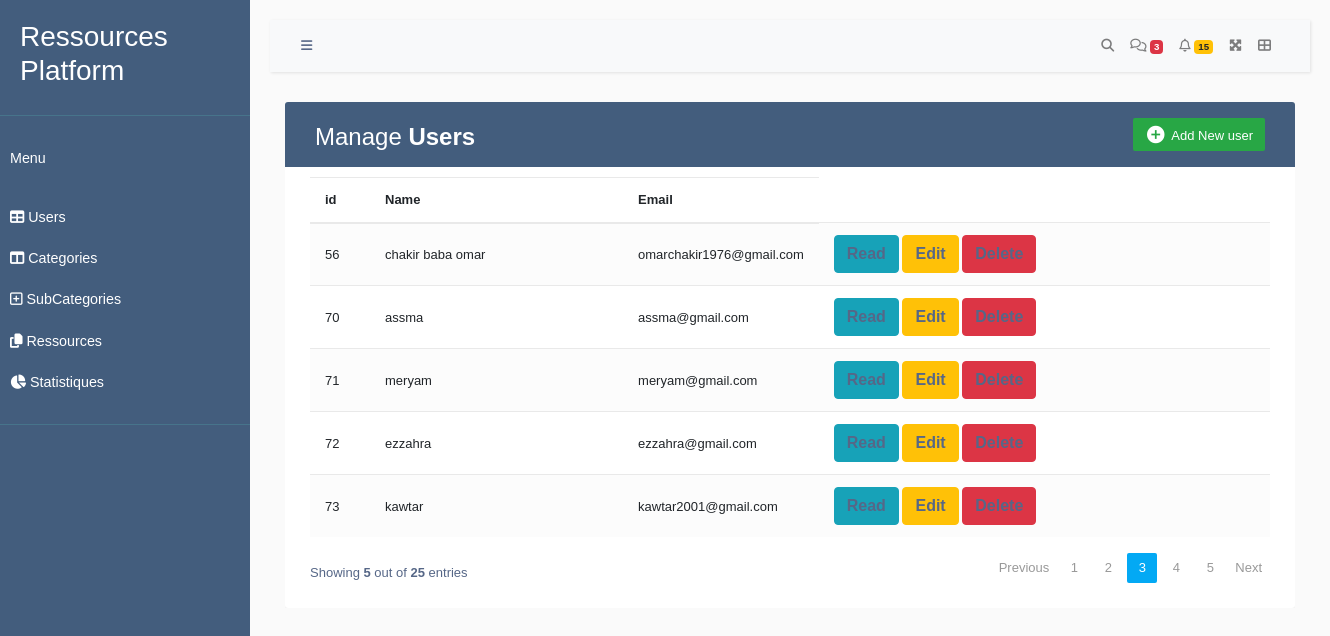
The page /users/index.php on the database its author committed.
### tables this page shows
CREATE TABLE `utilisateur` (
  `user_id` int(11) NOT NULL,
  `nom` varchar(50) NOT NULL,
  `email` varchar(255) NOT NULL,
  `squad_id` int(11) DEFAULT NULL,
  `role_utilisateur` varchar(255) DEFAULT NULL
);

### users/index.php (the view, shortened to what this page needs)
<!DOCTYPE html>
<html lang="en">
<head>
	<link rel="stylesheet" href="https://stackpath.bootstrapcdn.com/bootstrap/4.5.0/css/bootstrap.min.css">
	<link rel="stylesheet" href="https://cdnjs.cloudflare.com/ajax/libs/font-awesome/5.15.2/css/all.min.css">
	<link rel="stylesheet" href="https://cdnjs.cloudflare.com/ajax/libs/font-awesome/6.4.2/css/all.min.css"
 />
</head>
<body>
	<?php
	include("../nav.php");
	?>
	<div class="container-xl">
		<div class="table-responsive">
			<div class="table-wrapper">
				<div class="table-title">
					<div class="row">
						<div class="col-sm-6">
							<h2>Manage <b>Users</b></h2>
						</div>
						<div class="col-sm-6">
							<a href="#addEmployeeModal" class="btn btn-success" data-toggle="modal"><i
									class="material-icons">&#xE147;</i> <span>Add New user</span></a>
						</div>
					</div>
				</div>
				<table class="table table-striped table-hover">
					<thead>
						<tr>
							<th>id</th>
							<th>Name</th>
							<th>Email</th>
						</tr>
					</thead>
					<tbody>
						<?php
						include('connect.php');
						$sqlSelect = "SELECT * FROM utilisateur";
						$result = mysqli_query($conn, $sqlSelect);
						while ($data = mysqli_fetch_array($result)) {
							?>
							<tr>
								<td>
									<?php echo $data['user_id']; ?>
								</td>
								<td>
									<?php echo $data['nom']; ?>
								</td>
								<td>
									<?php echo $data['email']; ?>
								</td>
								<td>
									<a href="view.php?id=<?php echo $data['user_id']; ?>" class="btn btn-info">Read
									</a>
									<a class="btn btn-warning" href="edit.php?id=<?php echo $data['user_id']; ?>">Edit</a>
									<a href="delete.php?id=<?php echo $data['user_id']; ?>"
										class="btn btn-danger">Delete</a>
								</td>
							</tr>
							<?php
						}
						?>
					</tbody>
				</table>
				<div class="clearfix">
					<div class="hint-text">Showing <b>5</b> out of <b>25</b> entries</div>
					<ul class="pagination">
						<li class="page-item disabled"><a href="#">Previous</a></li>
						<li class="page-item"><a href="#" class="page-link">1</a></li>
						<li class="page-item"><a href="#" class="page-link">2</a></li>
						<li class="page-item active"><a href="#" class="page-link">3</a></li>
						<li class="page-item"><a href="#" class="page-link">4</a></li>
						<li class="page-item"><a href="#" class="page-link">5</a></li>
						<li class="page-item"><a href="#" class="page-link">Next</a></li>
					</ul>
				</div>
			</div>
		</div>
	</div>
</body>
</html>

### nav.php (style rules this page uses)
body { color: #566787; background: #f5f5f5; font-family: 'Varela Round', sans-serif; font-size: 13px; }
.table-responsive { margin: 30px 0; }
.table-wrapper { background: #fff; padding: 20px 25px; border-radius: 3px; min-width: 1000px; box-shadow: 0 1px 1px rgba(0, 0, 0, .05); }
.table-title { padding-bottom: 15px; background: #435d7d; color: #fff; padding: 16px 30px; min-width: 100%; margin: -20px -25px 10px; border-radius: 3px 3px 0 0; }
.table-title h2 { margin: 5px 0 0; font-size: 24px; }
.table-title .btn { color: #fff; float: right; font-size: 13px; border: none; min-width: 50px; border-radius: 2px; border: none; outline: none !important; margin-left: 10px; }
.table-title .btn i { float: left; font-size: 21px; margin-right: 5px; }
.table-title .btn span { float: left; margin-top: 2px; }
table.table tr th, table.table tr td { border-color: #e9e9e9; padding: 12px 15px; vertical-align: middle; }
table.table tr th:first-child { width: 60px; }
table.table tr th:last-child { width: 100px; }
table.table-striped tbody tr:nth-of-type(odd) { background-color: #fcfcfc; }
table.table td a { font-weight: bold; color: #566787; display: inline-block; text-decoration: none; outline: none !important; }
.pagination { float: right; margin: 0 0 5px; }
.pagination li a { border: none; font-size: 13px; min-width: 30px; min-height: 30px; color: #999; margin: 0 2px; line-height: 30px; border-radius: 2px !important; text-align: center; padding: 0 6px; }
.pagination li.active a, .pagination li.active a.page-link { background: #03A9F4; }
.hint-text { float: left; margin-top: 10px; font-size: 13px; }
body { font-family: 'Poppins', sans-serif; background: #fafafa; }
a, a:hover, a:focus { color: inherit; text-decoration: none; transition: all 0.3s; }

### rows shown on the page
utilisateur: user_id "56", nom "chakir baba omar", email "omarchakir1976@gmail.com"
utilisateur: user_id "70", nom "assma", email "assma@gmail.com"
utilisateur: user_id "71", nom "meryam", email "meryam@gmail.com"
utilisateur: user_id "72", nom "ezzahra", email "ezzahra@gmail.com"
utilisateur: user_id "73", nom "kawtar", email "kawtar2001@gmail.com"
